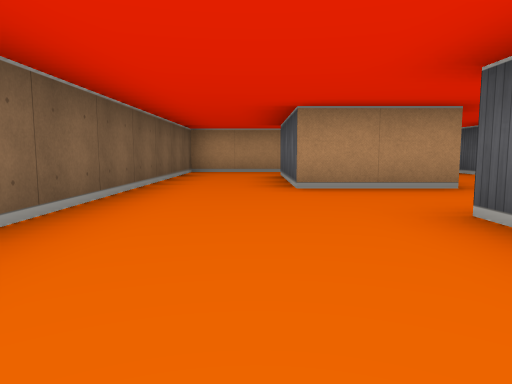
[1] (above)

19 first-person views from a walk through a cub3D level. The camera is about half as high as the walls, tilts 6° down and sees 70° across. The floor is counted in squares. Each view is taken from the middle of a square. On the plan, view 1 faces up. The plan holds only what a view shows up to about 9 squares ahead; the rest is blank.

[2]
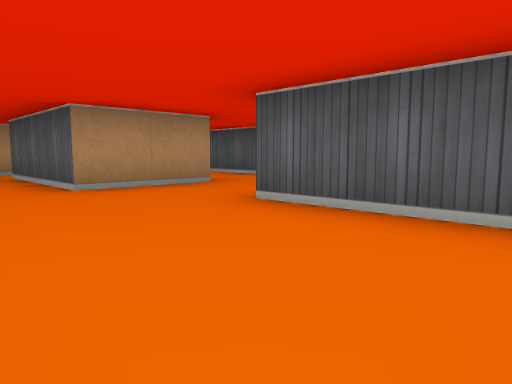

[3]
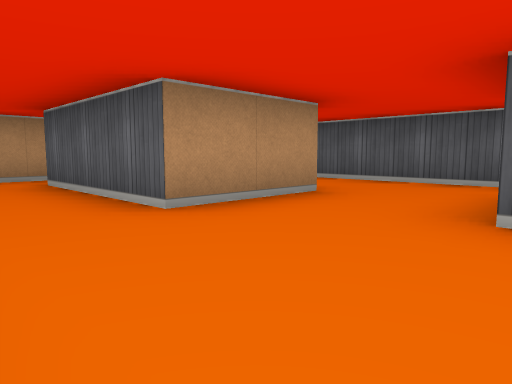

[4]
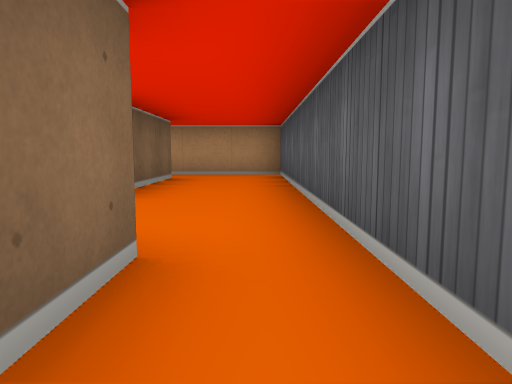

[5]
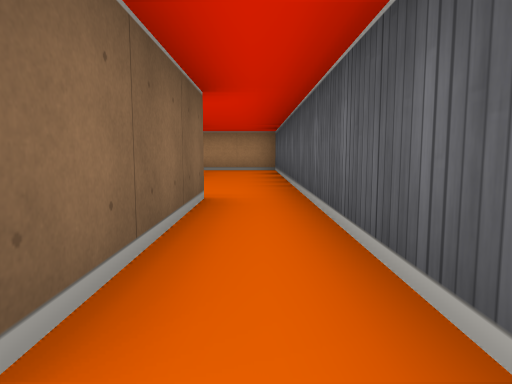

[6]
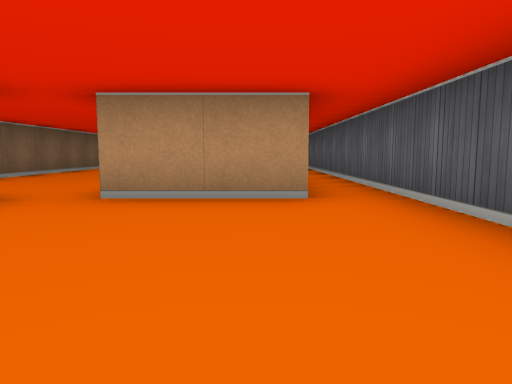

[7]
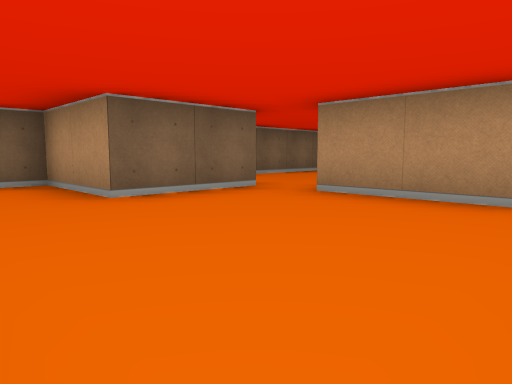

[8]
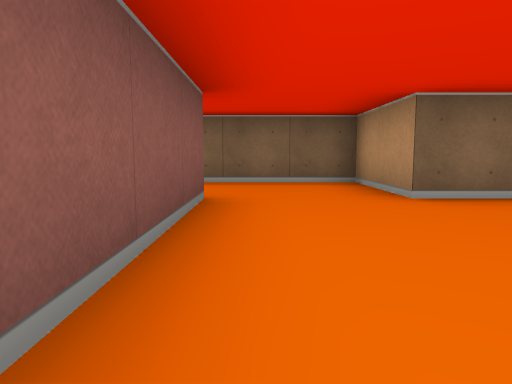

[9]
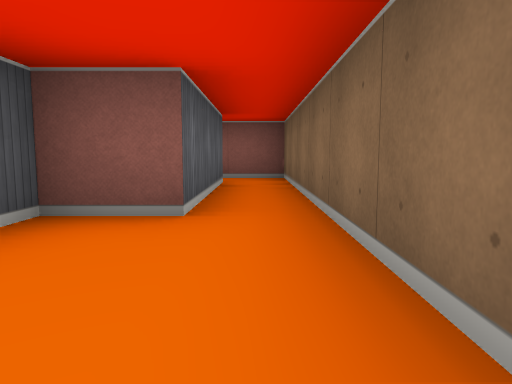

[10]
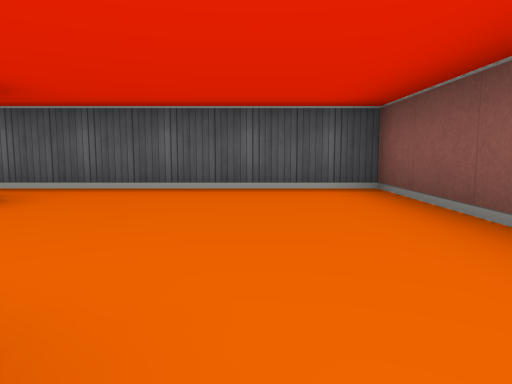

[11]
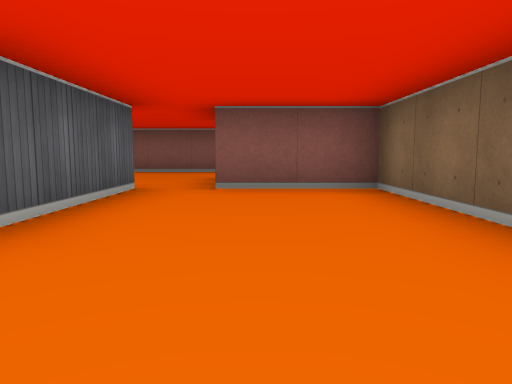

[12]
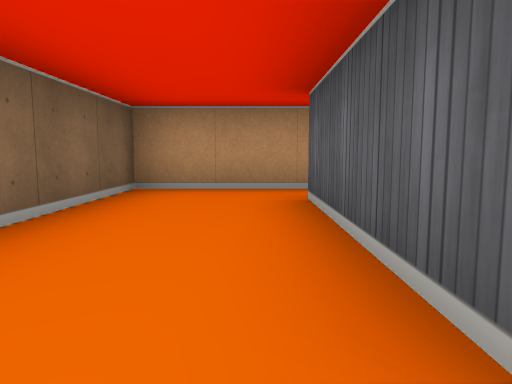

[13]
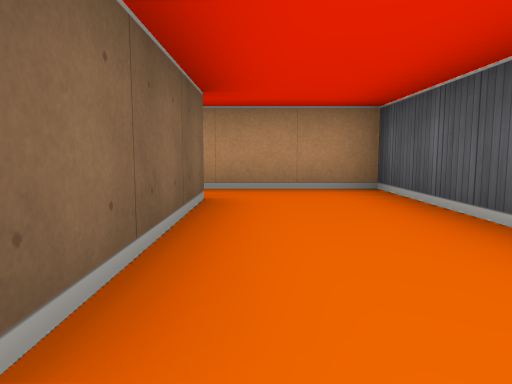

[14]
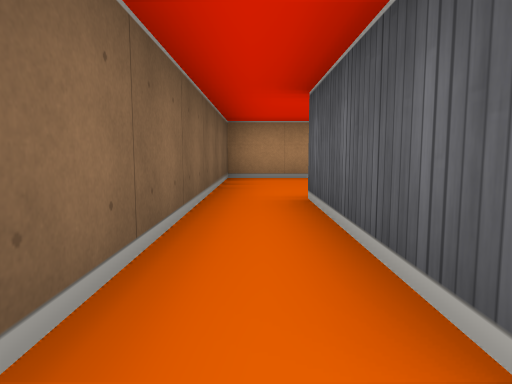

[15]
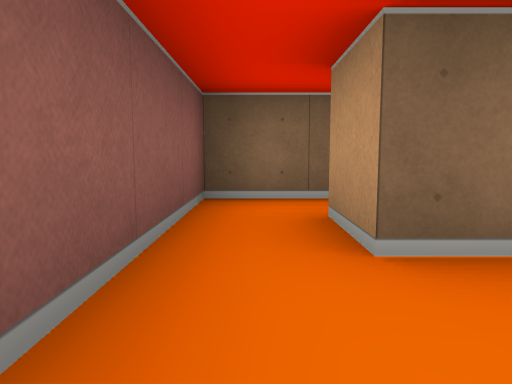

[16]
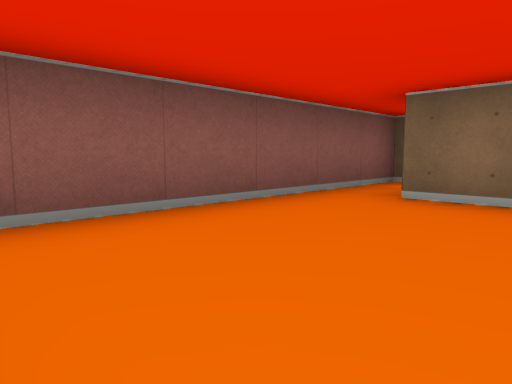

[17]
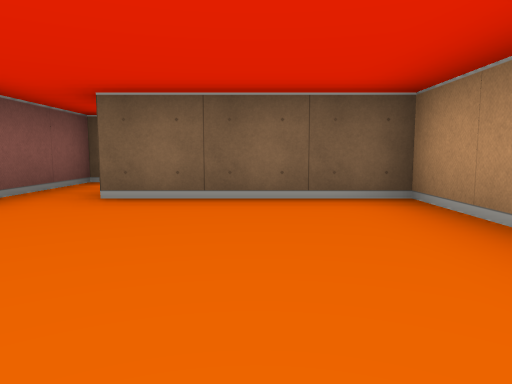

[18]
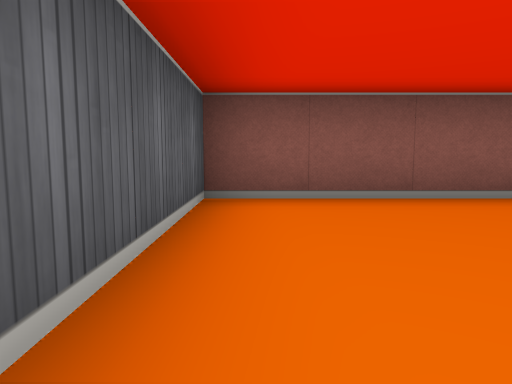

[19]
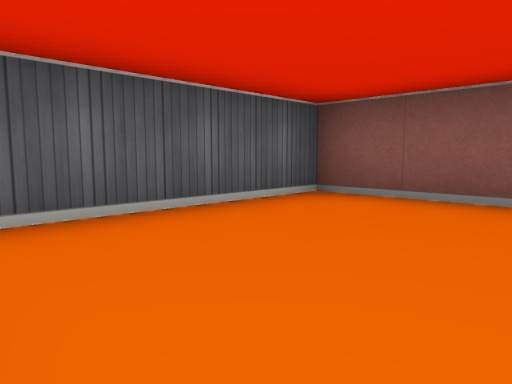

### Floor plan
Ten units are one square. View 1 is at (0, 0); x grows to the right and y downward. Boxes are objects, and circles mark ways between rooms. Rooms are numbered by the first view taken in them; rooms with no view inside come last. Other rooms are left out.
<svg viewBox="-20 -90 70 190">
<path fill="none" stroke="#000" d="M15 -45 5 -45 5 -75M5 -85 -15 -85 -15 5 5 5M15 5 15 -25M25 -75 25 -45 15 -45M35 -25 35 5M45 5 45 -85 5 -85M5 45 45 45 45 5M5 5 5 25 -5 25M35 5 15 5M-5 55 5 55M5 55 5 50M-5 85 -5 55M-5 25 -15 25 -15 95 -5 95M20 55 5 55 5 85 -5 85M-5 95 45 95 45 64"/>
<circle cx="15" cy="-80" r="3" fill="#2a7"/>
<circle cx="20" cy="-35" r="3" fill="#2a7"/>
<circle cx="10" cy="10" r="3" fill="#2a7"/>
<circle cx="40" cy="0" r="3" fill="#2a7"/>
<circle cx="0" cy="35" r="3" fill="#2a7"/>
<circle cx="0" cy="90" r="3" fill="#2a7"/>
<text x="0" y="-40">1</text>
<text x="30" y="-50">2</text>
<text x="20" y="30">3</text>
<text x="-10" y="60">4</text>
<text x="20" y="80">5</text>
</svg>
Room 1 opens to room 2. Room 1 opens to room 3. Room 2 opens to room 3. Room 3 opens to room 4. Room 4 opens to room 5.

Where each view was taken, in squares from view 1:
view 1: 0 up, 0 right, facing up
view 2: 0 up, 1 left, facing up-right
view 3: 2 up, 1 left, facing up-right
view 4: 1 up, 4 right, facing up
view 5: 1 down, 4 right, facing up
view 6: 4 down, 3 right, facing up
view 7: 4 down, 4 right, facing up-left
view 8: 4 down, 4 right, facing left
view 9: 3 down, 1 left, facing down
view 10: 3 down, 0 right, facing right
view 11: 4 up, 0 right, facing down
view 12: 4 up, 0 right, facing up
view 13: 4 up, 3 right, facing up
view 14: 9 down, 1 left, facing up
view 15: 9 down, 2 right, facing left
view 16: 7 down, 4 right, facing down-left
view 17: 7 down, 4 right, facing left
view 18: 6 down, 4 right, facing down
view 19: 6 down, 2 right, facing down-right
